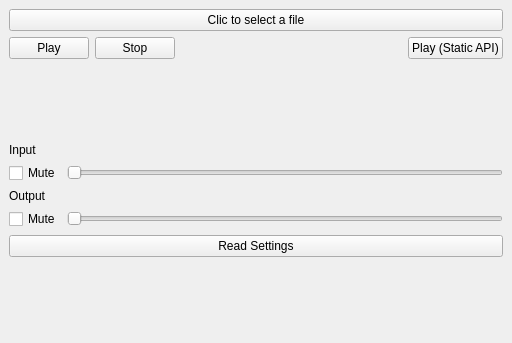
<ui version="4.0" >
 <class>SoundWidget</class>
 <widget class="QWidget" name="SoundWidget" >
  <property name="geometry" >
   <rect>
    <x>0</x>
    <y>0</y>
    <width>512</width>
    <height>343</height>
   </rect>
  </property>
  <property name="windowTitle" >
   <string>Form</string>
  </property>
  <layout class="QVBoxLayout" >
   <property name="margin" >
    <number>9</number>
   </property>
   <property name="spacing" >
    <number>6</number>
   </property>
   <item>
    <widget class="QPushButton" name="fileSelectorButton" >
     <property name="text" >
      <string>Clic to select a file</string>
     </property>
    </widget>
   </item>
   <item>
    <layout class="QHBoxLayout" >
     <property name="margin" >
      <number>0</number>
     </property>
     <property name="spacing" >
      <number>6</number>
     </property>
     <item>
      <widget class="QPushButton" name="playButton" >
       <property name="text" >
        <string>Play</string>
       </property>
      </widget>
     </item>
     <item>
      <widget class="QPushButton" name="stopButton" >
       <property name="text" >
        <string>Stop</string>
       </property>
      </widget>
     </item>
     <item>
      <spacer>
       <property name="orientation" >
        <enum>Qt::Horizontal</enum>
       </property>
       <property name="sizeHint" >
        <size>
         <width>40</width>
         <height>20</height>
        </size>
       </property>
      </spacer>
     </item>
     <item>
      <widget class="QPushButton" name="staticPlayButton" >
       <property name="text" >
        <string>Play (Static API)</string>
       </property>
      </widget>
     </item>
    </layout>
   </item>
   <item>
    <spacer>
     <property name="orientation" >
      <enum>Qt::Vertical</enum>
     </property>
     <property name="sizeHint" >
      <size>
       <width>483</width>
       <height>16</height>
      </size>
     </property>
    </spacer>
   </item>
   <item>
    <widget class="QLabel" name="label" >
     <property name="sizePolicy" >
      <sizepolicy>
       <hsizetype>5</hsizetype>
       <vsizetype>0</vsizetype>
       <horstretch>0</horstretch>
       <verstretch>0</verstretch>
      </sizepolicy>
     </property>
     <property name="text" >
      <string>Input</string>
     </property>
    </widget>
   </item>
   <item>
    <layout class="QHBoxLayout" >
     <property name="margin" >
      <number>0</number>
     </property>
     <property name="spacing" >
      <number>6</number>
     </property>
     <item>
      <widget class="QCheckBox" name="inputCheckBox" >
       <property name="text" >
        <string>Mute</string>
       </property>
      </widget>
     </item>
     <item>
      <widget class="QSlider" name="inputSlider" >
       <property name="maximum" >
        <number>100</number>
       </property>
       <property name="orientation" >
        <enum>Qt::Horizontal</enum>
       </property>
      </widget>
     </item>
    </layout>
   </item>
   <item>
    <widget class="QLabel" name="label_2" >
     <property name="sizePolicy" >
      <sizepolicy>
       <hsizetype>5</hsizetype>
       <vsizetype>0</vsizetype>
       <horstretch>0</horstretch>
       <verstretch>0</verstretch>
      </sizepolicy>
     </property>
     <property name="text" >
      <string>Output</string>
     </property>
    </widget>
   </item>
   <item>
    <layout class="QHBoxLayout" >
     <property name="margin" >
      <number>0</number>
     </property>
     <property name="spacing" >
      <number>6</number>
     </property>
     <item>
      <widget class="QCheckBox" name="outputCheckBox" >
       <property name="text" >
        <string>Mute</string>
       </property>
      </widget>
     </item>
     <item>
      <widget class="QSlider" name="outputSlider" >
       <property name="maximum" >
        <number>100</number>
       </property>
       <property name="orientation" >
        <enum>Qt::Horizontal</enum>
       </property>
      </widget>
     </item>
    </layout>
   </item>
   <item>
    <widget class="QPushButton" name="readSettingsButton" >
     <property name="text" >
      <string>Read Settings</string>
     </property>
    </widget>
   </item>
   <item>
    <spacer>
     <property name="orientation" >
      <enum>Qt::Vertical</enum>
     </property>
     <property name="sizeHint" >
      <size>
       <width>20</width>
       <height>40</height>
      </size>
     </property>
    </spacer>
   </item>
  </layout>
 </widget>
 <resources/>
 <connections/>
</ui>
